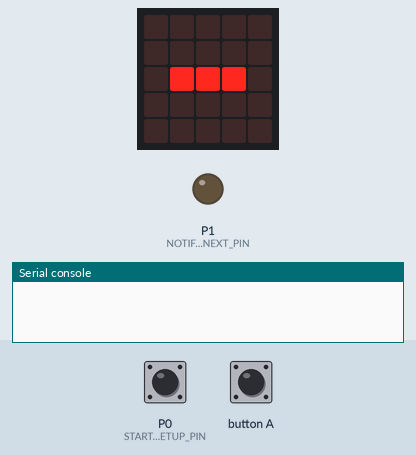
Bench run of a program on a simulated BBC micro:bit running MicroPython. Parts: the board's 5×5 LED display, output pins drawn as LEDs (lit = HIGH), the last lines printed to the serial console. The test bench sets the inputs (shaded band); at power-on: P0 (START_SETUP_PIN) LOW. Dim RGB values are drawn brighter than linear; no radio messages arrive unless stated (any console line starting 'radio sent:' is added by the test bench).

Above: at 5.0 s.
5.1 s: button A pressed for 0.15 s
At 6.3 s:
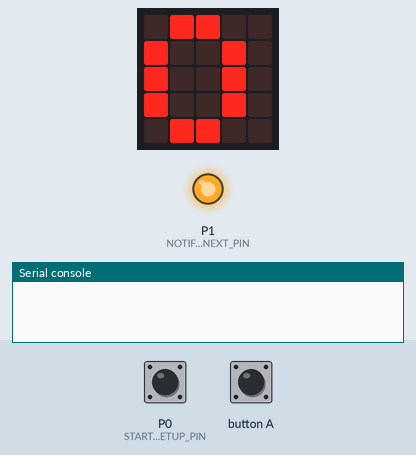
6.7 s: P0 (START_SETUP_PIN) pulled HIGH for 0.15 s
At 8.17 s:
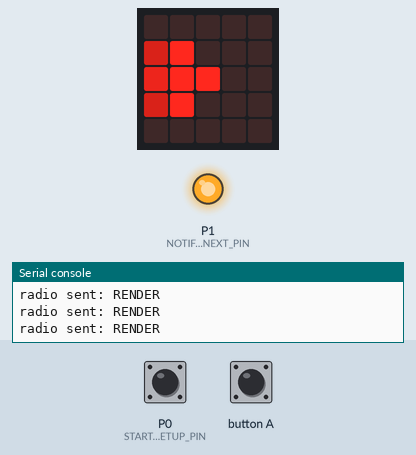
At 8.78 s:
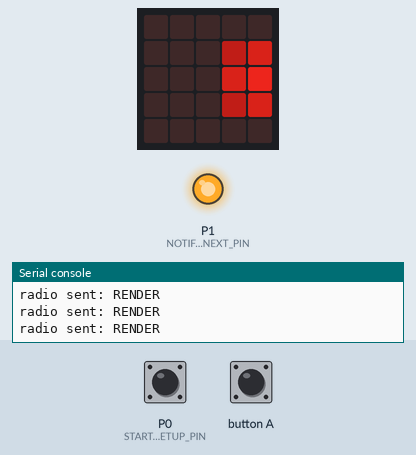
Timing chart, 0 to 10.3 s (numbered marks = the images above; inputs shaded):
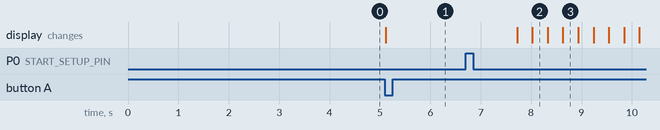

Measured:
- after the input at 5.1 s, P1 (NOTIFY_NEXT_PIN): LOW → HIGH at once; the display: changes at once (image 1)
- after the input at 6.7 s, the display: first changes after 1.0 s (image 2 shows a later state)

The program:

multidisplay.py
```python
from microbit import *
import radio

#
# Performs an animation over several connected Micro:bit screens that self organize

RADIO_GROUP = 1
REQUEST_NUMBER_MSG = "REQUEST"
ASSIGN_NUMBER_MSG = "ASSIGN"
RENDER_MSG = "RENDER"

START_SETUP_PIN = pin0
NOTIFY_NEXT_PIN = pin1

# Screen number will be -1 until assigned
MASTER_SCREEN_NUMBER = 0
screen_number = -1

DISPLAY_SIZE = 5
FRAME_TRIGGER_DELAY_MS = 5

total_width = DISPLAY_SIZE
animation_buffer = []
local_buffer = [[0] * DISPLAY_SIZE for _ in range(DISPLAY_SIZE)]
number_of_screens = 1

# Sprite Information
sprite = [
    [3, 5, 9, 0],
    [5, 7, 9, 9],
    [3, 5, 9, 0],
]
sprite_height = len(sprite)
sprite_width = len(sprite[0])
sprite_x = 2
sprite_y = 1


def initialize():
    """Initialise the system by waiting to see if we're a Master or Slave Node"""
    global screen_number

    NOTIFY_NEXT_PIN.write_digital(0)

    radio.config(group=RADIO_GROUP)
    radio.on()

    display.show("--")
    while True:
        if button_a.is_pressed():
            master_setup()
            break

        if START_SETUP_PIN.read_digital() == 1:
            _clear_radio_buffer()
            screen_number = _request_screen_number()
            NOTIFY_NEXT_PIN.write_digital(1)
            break

        sleep(100)

    display.show(screen_number)
    sleep(1000)
    display.clear()


def _clear_radio_buffer():
    """Discard any pending radio messages to avoid stale data during setup."""
    while radio.receive() is not None:
        pass


def _request_screen_number():
    """Request a screen number from the master and return it once assigned."""
    radio.send(REQUEST_NUMBER_MSG)

    number_assign = None
    while number_assign is None:
        number_assign = radio.receive()

    return int(number_assign[len(ASSIGN_NUMBER_MSG) :])


def master_setup():
    """Main loop for Master node setup that waits assigning numbers to screens when requested"""
    global screen_number, number_of_screens

    screen_number = MASTER_SCREEN_NUMBER
    display.show(screen_number)

    NOTIFY_NEXT_PIN.write_digital(1)

    next_screen_number = 1

    while START_SETUP_PIN.read_digital() != 1:
        request = radio.receive()
        if request == REQUEST_NUMBER_MSG:
            radio.send(ASSIGN_NUMBER_MSG + str(next_screen_number))
            next_screen_number += 1
        sleep(100)

    number_of_screens = next_screen_number


def create_animation_buffer():
    """Creates the main animation buffer based on the number of screens"""
    global animation_buffer, total_width

    total_width = DISPLAY_SIZE * number_of_screens
    animation_buffer = [[0] * total_width for _ in range(DISPLAY_SIZE)]


def animate():
    """Perform animation into the animation buffer"""
    global sprite_x

    sprite_x += 1

    if sprite_x > total_width:
        sprite_x = 0 - sprite_width

    visible_start_col = 0
    visible_end_col = sprite_width

    if sprite_x < 0:
        visible_start_col = -sprite_x

    if sprite_x + sprite_width > total_width:
        visible_end_col = total_width - sprite_x

    for row in range(sprite_height):
        for col in range(visible_start_col, visible_end_col):
            animation_buffer[row + sprite_y][col + sprite_x] = sprite[row][col]


def reset_buffer():
    """Clear the whole animation buffer"""
    for row in animation_buffer:
        for col in range(len(row)):
            row[col] = 0


def distribute_screen_buffers():
    """Break up the animation buffer into screen buffers and send to slave Micro:bits"""

    for screen in range(number_of_screens):
        if screen == 0:
            for row in range(DISPLAY_SIZE):
                local_buffer[row][:] = animation_buffer[row][:DISPLAY_SIZE]
        else:
            screen_data = "".join(
                str(animation_buffer[row][col])
                for row in range(DISPLAY_SIZE)
                for col in range(screen * DISPLAY_SIZE, (screen * DISPLAY_SIZE) + DISPLAY_SIZE)
            )
            radio.send(str(screen) + screen_data)


def wait_for_buffer_data():
    """Called by a slave node when it needs to wait to receive the next frame information from the master"""
    while True:
        buffer_data = radio.receive()
        if buffer_data is None:
            continue

        buffer_data_str = str(buffer_data)
        if buffer_data_str.startswith(str(screen_number)):
            load_local_buffer(buffer_data_str[1:])
            return


def load_local_buffer(buffer_data):
    """Decode the new frame information into the local buffer"""
    for row in range(DISPLAY_SIZE):
        row_start = DISPLAY_SIZE * row
        for col in range(DISPLAY_SIZE):
            local_buffer[row][col] = int(buffer_data[row_start + col])


def wait_for_render():
    """Called by slave when it needs to wait to receive the render tick"""
    while True:
        msg = radio.receive()
        if msg == RENDER_MSG:
            render_local()
            return


def trigger_render():
    """Send out the command to render"""
    radio.send(RENDER_MSG)


def render_local():
    """Render the local buffer data onto the screen"""
    for row in range(DISPLAY_SIZE):
        for col in range(DISPLAY_SIZE):
            display.set_pixel(col, row, local_buffer[row][col])


def main():
    initialize()
    create_animation_buffer()

    while True:
        if screen_number == MASTER_SCREEN_NUMBER:
            reset_buffer()
            animate()

            distribute_screen_buffers()
            # Small sleep before render is triggered to give Slave Micro:bits enough time to decode screen data
            sleep(FRAME_TRIGGER_DELAY_MS)

            trigger_render()
            render_local()
        else:
            wait_for_buffer_data()
            wait_for_render()
            render_local()


if __name__ == "__main__":
    main()
```
